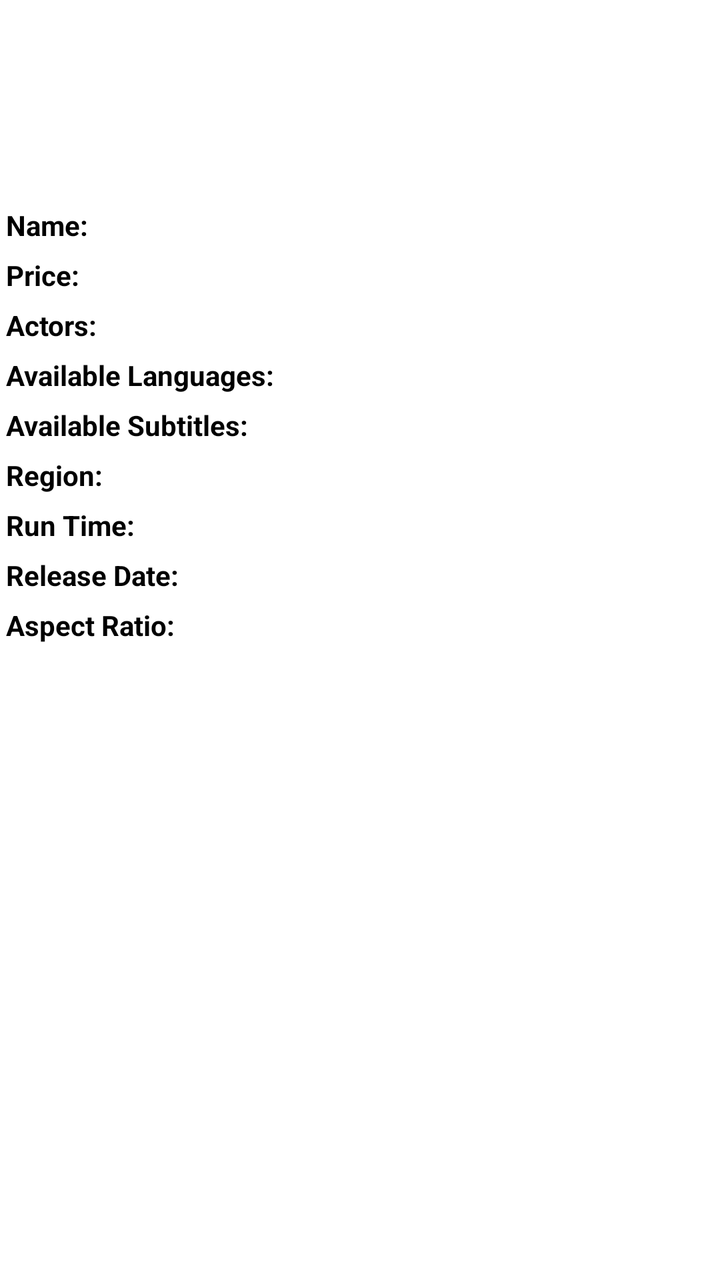
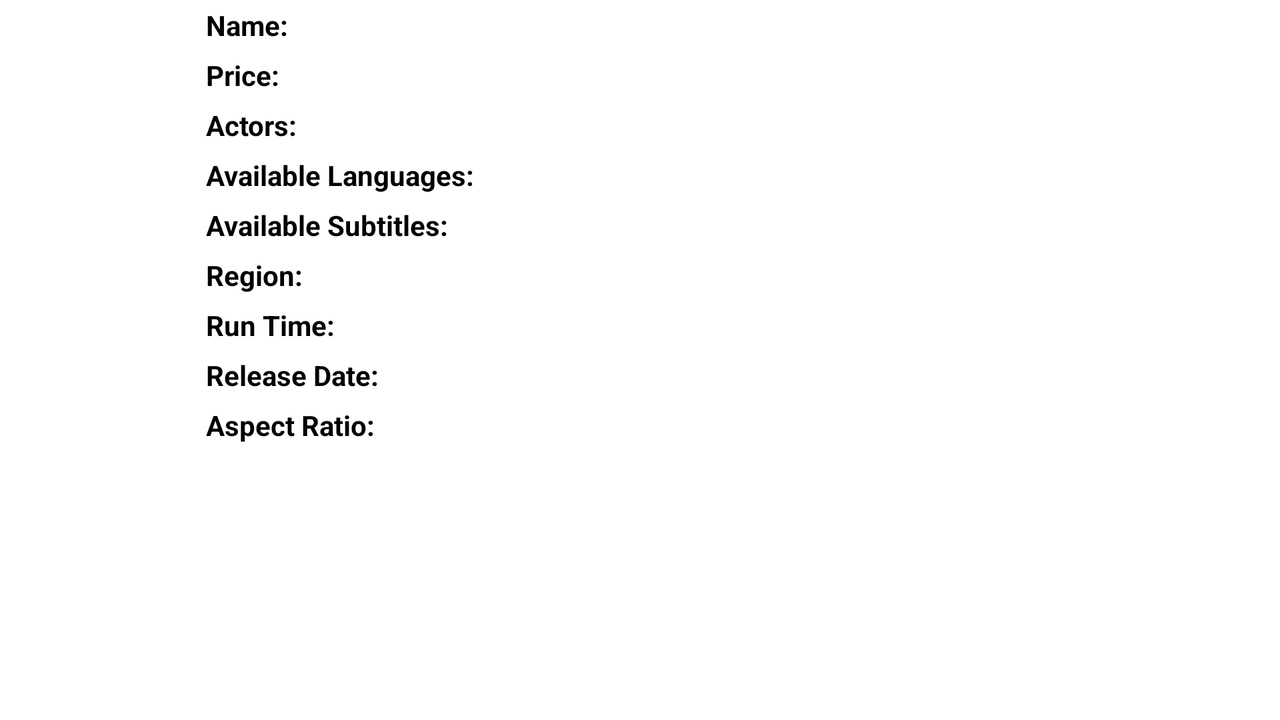

Compare how this app lays out the same screen by default and in its alternative resource folder. The renders come first, then the two layout files and the values they reference.
<!-- AndroidManifest.xml: fallback theme Theme.MaterialComponents.DayNight.NoActionBar -->
<!-- res/layout/dvd_product.xml -->
<?xml version="1.0" encoding="utf-8"?>
<TableLayout xmlns:android="http://schemas.android.com/apk/res/android"
    android:layout_width="fill_parent"
    android:layout_height="fill_parent"
    android:background="@color/white"
    android:stretchColumns="1" >

    <ImageView
        android:id="@+id/imview"
        android:layout_width="300px"
        android:layout_height="300px"
        android:layout_gravity="center" />

    <TableRow >

        <TextView
            android:gravity="left"
            android:padding="3dip"
            android:text="@string/product_name"
            android:textColor="@color/black"
            android:textStyle="bold" />

        <TextView
            android:id="@+id/product_name"
            android:gravity="left"
            android:padding="3dip"
            android:textColor="@color/black"
            android:textStyle="italic" />
    </TableRow>

    <TableRow >

        <TextView
            android:gravity="left"
            android:padding="3dip"
            android:text="@string/product_price"
            android:textColor="@color/black"
            android:textStyle="bold" />

        <TextView
            android:id="@+id/product_price"
            android:gravity="left"
            android:padding="3dip"
            android:textColor="@color/black"
            android:textStyle="italic" />
    </TableRow>

    <TableRow >

        <TextView
            android:gravity="left"
            android:padding="3dip"
            android:text="@string/product_actors"
            android:textColor="@color/black"
            textMultiLine="true"
            android:textStyle="bold" />

        <TextView
            android:id="@+id/product_actors"
            android:layout_height="fill_parent"
             android:layout_width="fill_parent"
            android:gravity="left"
            android:padding="3dip"
            android:textColor="@color/black"
            android:textStyle="italic" />
    </TableRow>

    <TableRow >

        <TextView
            android:gravity="left"
            android:padding="3dip"
            android:text="@string/product_language"
            android:textColor="@color/black"
            android:textStyle="bold" />

        <TextView
            android:id="@+id/product_language"
            android:gravity="left"
            android:padding="3dip"
            android:textColor="@color/black"
            android:textStyle="italic" />
    </TableRow>

    <TableRow >

        <TextView
            android:gravity="left"
            android:padding="3dip"
            android:text="@string/product_subtitles"
            android:textColor="@color/black"
            android:textStyle="bold" />

        <TextView
            android:id="@+id/product_subtitles"
            android:gravity="left"
            android:padding="3dip"
            android:textColor="@color/black"
            android:textStyle="italic" />
    </TableRow>

    <TableRow >

        <TextView
            android:gravity="left"
            android:padding="3dip"
            android:text="@string/product_region"
            android:textColor="@color/black"
            android:textStyle="bold" />

        <TextView
            android:id="@+id/product_region"
            android:gravity="left"
            android:padding="3dip"
            android:textColor="@color/black"
            android:textStyle="italic" />
    </TableRow>

    <TableRow >

        <TextView
            android:gravity="left"
            android:padding="3dip"
            android:text="@string/product_runtime"
            android:textColor="@color/black"
            android:textStyle="bold" />

        <TextView
            android:id="@+id/product_runtime"
            android:gravity="left"
            android:padding="3dip"
            android:textColor="@color/black"
            android:textStyle="italic" />
    </TableRow>

    <TableRow >

        <TextView
            android:gravity="left"
            android:padding="3dip"
            android:text="@string/product_release_date"
            android:textColor="@color/black"
            android:textStyle="bold" />

        <TextView
            android:id="@+id/product_release_date"
            android:gravity="left"
            android:padding="3dip"
            android:textColor="@color/black"
            android:textStyle="italic" />
    </TableRow>

    <TableRow >

        <TextView
            android:gravity="left"
            android:padding="3dip"
            android:text="@string/product_aspect_ratio"
            android:textColor="@color/black"
            android:textStyle="bold" />

        <TextView
            android:id="@+id/product_aspect_ratio"
            android:gravity="left"
            android:padding="3dip"
            android:textColor="@color/black"
            android:textStyle="italic" />
    </TableRow>

</TableLayout>
<!-- resources referenced by this layout -->
<resources>
  <color name="black">#FF000000</color>
  <color name="white">#FFFFFFFF</color>
  <string name="product_actors">Actors: </string>
  <string name="product_aspect_ratio">Aspect Ratio: </string>
  <string name="product_language">Available Languages: </string>
  <string name="product_name">Name: </string>
  <string name="product_price">Price:</string>
  <string name="product_region">Region: </string>
  <string name="product_release_date">Release Date: </string>
  <string name="product_runtime">Run Time: </string>
  <string name="product_subtitles">Available Subtitles: </string>
</resources>
<!-- res/layout-land/dvd_product.xml (the repository's variant of the layout above) -->
<!-- drawn on the phone turned sideways -->
<?xml version="1.0" encoding="utf-8"?>
<LinearLayout xmlns:android="http://schemas.android.com/apk/res/android"
    android:layout_width="fill_parent"
    android:layout_height="fill_parent"
    android:background="@color/white"
    android:orientation="horizontal" >

    <ImageView
        android:id="@+id/imview"
        android:layout_width="300px"
        android:layout_height="300px"
        android:layout_gravity="center" />

    <TableLayout
        xmlns:android="http://schemas.android.com/apk/res/android"
        android:layout_width="fill_parent"
        android:layout_height="fill_parent"
        android:background="@color/white"
        android:scrollHorizontally="true"
        android:stretchColumns="1" >

        <TableRow >

            <TextView
                android:gravity="left"
                android:padding="3dip"
                android:text="@string/product_name"
                android:textColor="@color/black"
                android:textStyle="bold" />

            <TextView
                android:id="@+id/product_name"
                android:gravity="left"
                android:padding="3dip"
                android:textColor="@color/black"
                android:textStyle="italic" />
        </TableRow>

        <TableRow >

            <TextView
                android:gravity="left"
                android:padding="3dip"
                android:text="@string/product_price"
                android:textColor="@color/black"
                android:textStyle="bold" />

            <TextView
                android:id="@+id/product_price"
                android:gravity="left"
                android:padding="3dip"
                android:textColor="@color/black"
                android:textStyle="italic" />
        </TableRow>

        <TableRow >

            <TextView
                android:gravity="left"
                android:padding="3dip"
                android:text="@string/product_actors"
                android:textColor="@color/black"
                textMultiLine="true"
                android:textStyle="bold" />

            <TextView
                android:id="@+id/product_actors"
                android:layout_width="fill_parent"
                android:layout_height="fill_parent"
                android:gravity="left"
                android:padding="3dip"
                android:textColor="@color/black"
                android:textStyle="italic" />
        </TableRow>

        <TableRow >

            <TextView
                android:gravity="left"
                android:padding="3dip"
                android:text="@string/product_language"
                android:textColor="@color/black"
                android:textStyle="bold" />

            <TextView
                android:id="@+id/product_language"
                android:gravity="left"
                android:padding="3dip"
                android:textColor="@color/black"
                android:textStyle="italic" />
        </TableRow>

        <TableRow >

            <TextView
                android:gravity="left"
                android:padding="3dip"
                android:text="@string/product_subtitles"
                android:textColor="@color/black"
                android:textStyle="bold" />

            <TextView
                android:id="@+id/product_subtitles"
                android:gravity="left"
                android:padding="3dip"
                android:textColor="@color/black"
                android:textStyle="italic" />
        </TableRow>

        <TableRow >

            <TextView
                android:gravity="left"
                android:padding="3dip"
                android:text="@string/product_region"
                android:textColor="@color/black"
                android:textStyle="bold" />

            <TextView
                android:id="@+id/product_region"
                android:gravity="left"
                android:padding="3dip"
                android:textColor="@color/black"
                android:textStyle="italic" />
        </TableRow>

        <TableRow >

            <TextView
                android:gravity="left"
                android:padding="3dip"
                android:text="@string/product_runtime"
                android:textColor="@color/black"
                android:textStyle="bold" />

            <TextView
                android:id="@+id/product_runtime"
                android:gravity="left"
                android:padding="3dip"
                android:textColor="@color/black"
                android:textStyle="italic" />
        </TableRow>

        <TableRow >

            <TextView
                android:gravity="left"
                android:padding="3dip"
                android:text="@string/product_release_date"
                android:textColor="@color/black"
                android:textStyle="bold" />

            <TextView
                android:id="@+id/product_release_date"
                android:gravity="left"
                android:padding="3dip"
                android:textColor="@color/black"
                android:textStyle="italic" />
        </TableRow>

        <TableRow >

            <TextView
                android:gravity="left"
                android:padding="3dip"
                android:text="@string/product_aspect_ratio"
                android:textColor="@color/black"
                android:textStyle="bold" />

            <TextView
                android:id="@+id/product_aspect_ratio"
                android:gravity="left"
                android:padding="3dip"
                android:textColor="@color/black"
                android:textStyle="italic" />
        </TableRow>
    </TableLayout>

</LinearLayout>
